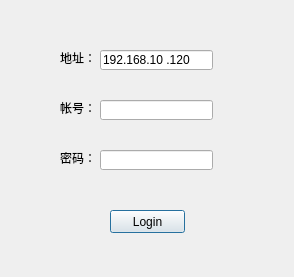
<?xml version="1.0" encoding="UTF-8"?>
<ui version="4.0">
 <class>Login</class>
 <widget class="QDialog" name="Login">
  <property name="geometry">
   <rect>
    <x>0</x>
    <y>0</y>
    <width>294</width>
    <height>277</height>
   </rect>
  </property>
  <property name="windowTitle">
   <string>Login</string>
  </property>
  <widget class="QLineEdit" name="edit_uid">
   <property name="geometry">
    <rect>
     <x>100</x>
     <y>100</y>
     <width>113</width>
     <height>20</height>
    </rect>
   </property>
   <property name="inputMask">
    <string>000000</string>
   </property>
  </widget>
  <widget class="QLineEdit" name="edit_password">
   <property name="geometry">
    <rect>
     <x>100</x>
     <y>150</y>
     <width>113</width>
     <height>20</height>
    </rect>
   </property>
   <property name="inputMask">
    <string/>
   </property>
   <property name="text">
    <string/>
   </property>
  </widget>
  <widget class="QPushButton" name="button_login">
   <property name="geometry">
    <rect>
     <x>110</x>
     <y>210</y>
     <width>75</width>
     <height>23</height>
    </rect>
   </property>
   <property name="text">
    <string>Login</string>
   </property>
  </widget>
  <widget class="QLabel" name="label">
   <property name="geometry">
    <rect>
     <x>60</x>
     <y>100</y>
     <width>41</width>
     <height>16</height>
    </rect>
   </property>
   <property name="text">
    <string>帐号：</string>
   </property>
  </widget>
  <widget class="QLabel" name="label_2">
   <property name="geometry">
    <rect>
     <x>60</x>
     <y>150</y>
     <width>41</width>
     <height>16</height>
    </rect>
   </property>
   <property name="text">
    <string>密码：</string>
   </property>
  </widget>
  <widget class="QLabel" name="label_3">
   <property name="geometry">
    <rect>
     <x>60</x>
     <y>50</y>
     <width>31</width>
     <height>16</height>
    </rect>
   </property>
   <property name="text">
    <string>地址：</string>
   </property>
  </widget>
  <widget class="QLineEdit" name="edit_addr">
   <property name="geometry">
    <rect>
     <x>100</x>
     <y>50</y>
     <width>113</width>
     <height>20</height>
    </rect>
   </property>
   <property name="inputMask">
    <string>999.999.999.999</string>
   </property>
   <property name="text">
    <string>192.168.10.120</string>
   </property>
  </widget>
 </widget>
 <layoutdefault spacing="6" margin="11"/>
 <resources/>
 <connections/>
</ui>
